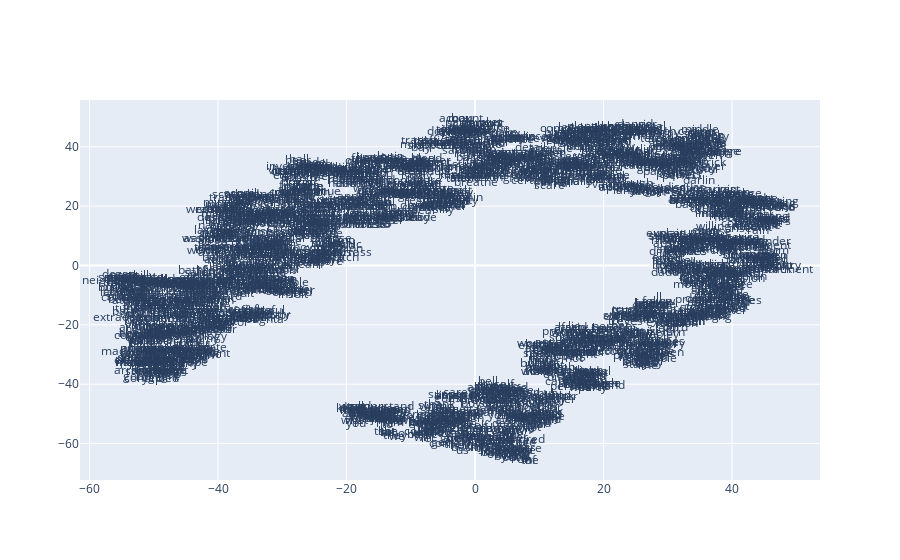

Here is the notebook cell this chart was saved with:
### Markdown cell above
The documentation for gensim provided a really nice example on visualizing embedded words by reducing the dimensionality of the words to 2 dimensions using tSNE.

### Code cell
# Visualizing word embeddings via plotly and matplotlib and the TSNE algorithm
from sklearn.decomposition import IncrementalPCA    # inital reduction
from sklearn.manifold import TSNE                   # final reduction
import numpy as np                                  # array handling

def reduce_dimensions(model):
    num_dimensions = 2  # final num dimensions (2D, 3D, etc)

    # extract the words & their vectors, as numpy arrays
    vectors = np.asarray(model.wv.vectors)
    labels = np.asarray(model.wv.index_to_key)  # fixed-width numpy strings

    # reduce using t-SNE
    tsne = TSNE(n_components=num_dimensions, random_state=0)
    vectors = tsne.fit_transform(vectors)

    x_vals = [v[0] for v in vectors]
    y_vals = [v[1] for v in vectors]
    return x_vals, y_vals, labels

x_vals, y_vals, labels = reduce_dimensions(word2vec_model)

def plot_with_plotly(x_vals, y_vals, labels, plot_in_notebook=True):
    from plotly.offline import init_notebook_mode, iplot, plot
    import plotly.graph_objs as go

    trace = go.Scatter(x=x_vals, y=y_vals, mode='text', text=labels)
    data = [trace]

    if plot_in_notebook:
        init_notebook_mode(connected=True)
        iplot(data, filename='word-embedding-plot')
    else:
        plot(data, filename='word-embedding-plot.html')

def plot_with_matplotlib(x_vals, y_vals, labels):
    import matplotlib.pyplot as plt
    import random

    random.seed(0)

    plt.figure(figsize=(12, 12))
    plt.scatter(x_vals, y_vals)

    #
    # Label randomly subsampled 25 data points
    #
    indices = list(range(len(labels)))
    selected_indices = random.sample(indices, 25)
    for i in selected_indices:
        plt.annotate(labels[i], (x_vals[i], y_vals[i]))

try:
    get_ipython()
except Exception:
    plot_function = plot_with_matplotlib
else:
    plot_function = plot_with_plotly

print('This is a plot for word2vec_model')
plot_function(x_vals, y_vals, labels)

### Figure 1 — Plotly figure (JSON) as saved in the notebook; plotly's stock layout.template omitted (floating-point values rounded to 4 significant figures; data arrays with more than 128 entries replaced by an {"elided": "..."} marker saying what was removed)
{"data": [{"mode": "text", "text": {"elided": "2186 str values"}, "type": "scatter", "x": {"elided": "2186 float values"}, "y": {"elided": "2186 float values"}}], "layout": {}}
